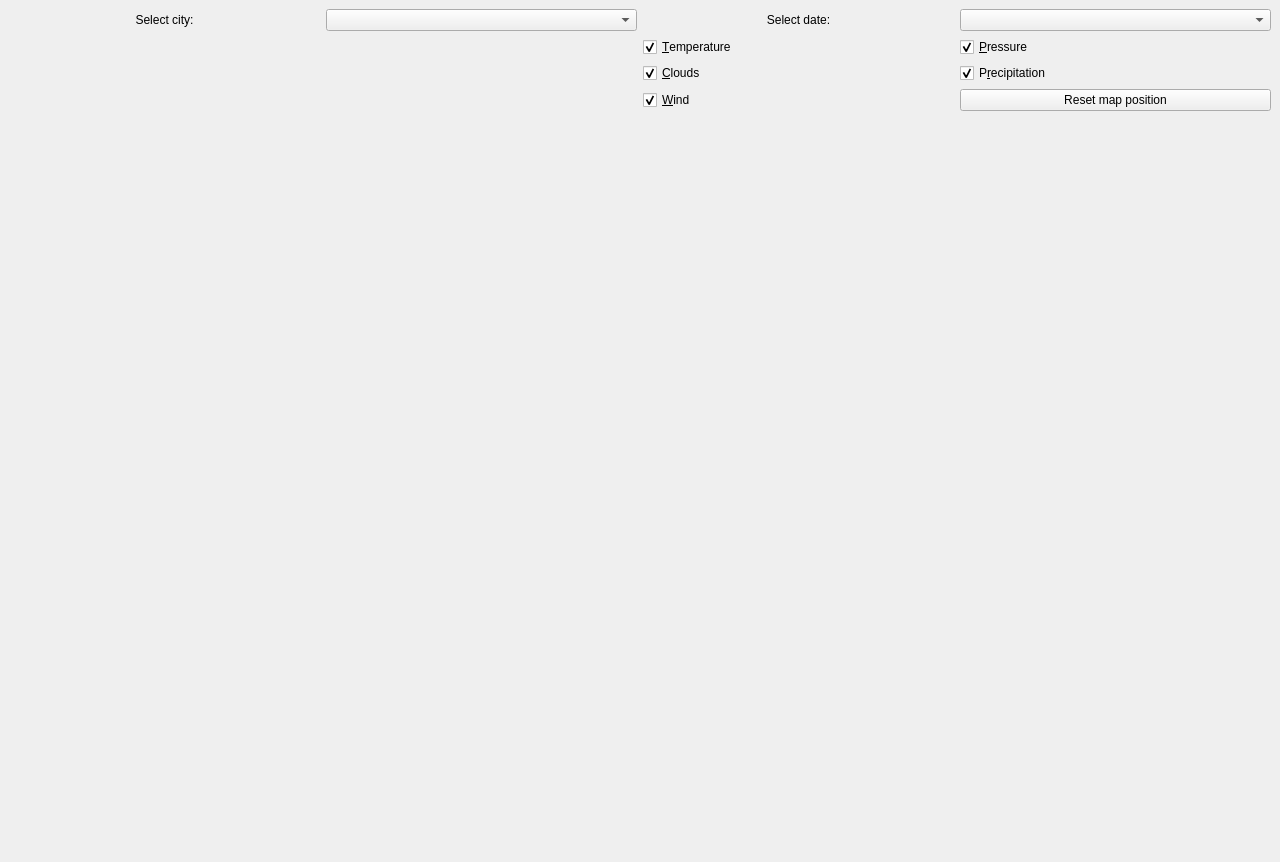
<?xml version="1.0" encoding="UTF-8"?>
<ui version="4.0">
 <class>MainWindow</class>
 <widget class="QMainWindow" name="MainWindow">
  <property name="geometry">
   <rect>
    <x>0</x>
    <y>0</y>
    <width>1280</width>
    <height>860</height>
   </rect>
  </property>
  <property name="sizePolicy">
   <sizepolicy hsizetype="Expanding" vsizetype="Expanding">
    <horstretch>0</horstretch>
    <verstretch>0</verstretch>
   </sizepolicy>
  </property>
  <property name="windowTitle">
   <string>Forecast Visualization</string>
  </property>
  <widget class="QWidget" name="centralwidget">
   <property name="sizePolicy">
    <sizepolicy hsizetype="Expanding" vsizetype="Expanding">
     <horstretch>0</horstretch>
     <verstretch>0</verstretch>
    </sizepolicy>
   </property>
   <layout class="QGridLayout" name="gridLayout">
    <item row="0" column="0">
     <widget class="QLabel" name="city_label">
      <property name="text">
       <string>Select city:</string>
      </property>
      <property name="alignment">
       <set>Qt::AlignCenter</set>
      </property>
     </widget>
    </item>
    <item row="0" column="1">
     <widget class="QComboBox" name="city_combo_box"/>
    </item>
    <item row="0" column="2">
     <widget class="QLabel" name="date_label">
      <property name="text">
       <string>Select date:</string>
      </property>
      <property name="alignment">
       <set>Qt::AlignCenter</set>
      </property>
     </widget>
    </item>
    <item row="0" column="3">
     <widget class="QComboBox" name="date_combo_box"/>
    </item>
    <item row="1" column="0" colspan="2">
     <widget class="QWidget" name="widget_2d" native="true">
      <property name="minimumSize">
       <size>
        <width>621</width>
        <height>811</height>
       </size>
      </property>
     </widget>
    </item>
    <item row="1" column="2" colspan="2">
     <layout class="QVBoxLayout" name="verticalLayout_2">
      <item>
       <layout class="QGridLayout" name="gridLayout_3">
        <item row="0" column="0">
         <widget class="QCheckBox" name="temperature_checkbox">
          <property name="font">
           <font>
            <underline>false</underline>
           </font>
          </property>
          <property name="layoutDirection">
           <enum>Qt::LeftToRight</enum>
          </property>
          <property name="text">
           <string>&amp;Temperature</string>
          </property>
          <property name="shortcut">
           <string>Alt+T</string>
          </property>
          <property name="checked">
           <bool>true</bool>
          </property>
         </widget>
        </item>
        <item row="1" column="0">
         <widget class="QCheckBox" name="clouds_checkbox">
          <property name="text">
           <string>&amp;Clouds</string>
          </property>
          <property name="shortcut">
           <string>Alt+C</string>
          </property>
          <property name="checked">
           <bool>true</bool>
          </property>
         </widget>
        </item>
        <item row="0" column="1">
         <widget class="QCheckBox" name="pressure_checkbox">
          <property name="text">
           <string>&amp;Pressure</string>
          </property>
          <property name="shortcut">
           <string>Alt+P</string>
          </property>
          <property name="checked">
           <bool>true</bool>
          </property>
         </widget>
        </item>
        <item row="1" column="1">
         <widget class="QCheckBox" name="precipitation_checkbox">
          <property name="text">
           <string>P&amp;recipitation</string>
          </property>
          <property name="shortcut">
           <string>Alt+R</string>
          </property>
          <property name="checked">
           <bool>true</bool>
          </property>
         </widget>
        </item>
        <item row="2" column="0">
         <widget class="QCheckBox" name="wind_checkbox">
          <property name="text">
           <string>&amp;Wind</string>
          </property>
          <property name="shortcut">
           <string>Alt+W</string>
          </property>
          <property name="checked">
           <bool>true</bool>
          </property>
         </widget>
        </item>
        <item row="2" column="1">
         <widget class="QPushButton" name="reset_camera_button">
          <property name="text">
           <string>Reset map position</string>
          </property>
         </widget>
        </item>
       </layout>
      </item>
      <item>
       <widget class="QWidget" name="widget_3d" native="true">
        <property name="sizePolicy">
         <sizepolicy hsizetype="Preferred" vsizetype="MinimumExpanding">
          <horstretch>0</horstretch>
          <verstretch>0</verstretch>
         </sizepolicy>
        </property>
        <property name="minimumSize">
         <size>
          <width>620</width>
          <height>736</height>
         </size>
        </property>
       </widget>
      </item>
     </layout>
    </item>
   </layout>
  </widget>
 </widget>
 <resources/>
 <connections/>
</ui>
